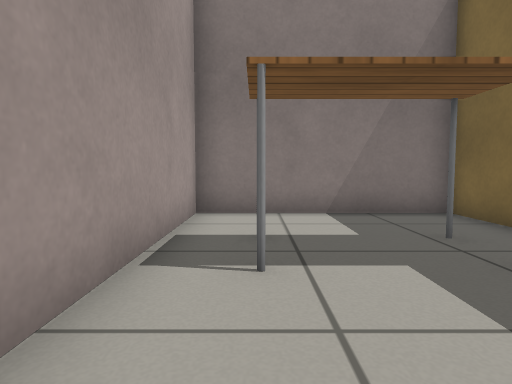
view 1 (above)

15 first-person views from a walk through a Gazebo world. The camera is 0.5 m above the floor, tilts 4° down and sees 75° across. The floor is counted in squares, 0.5 m on a side. Each view is taken from the middle of a square. On the plan, view 1 faces up. The plan holds only what a view shows up to about 12 squares ahead; the rest is blank. The robots in the file are not drawn. Gazebo's built-in surfaces are drawn with simple patterns.

view 2
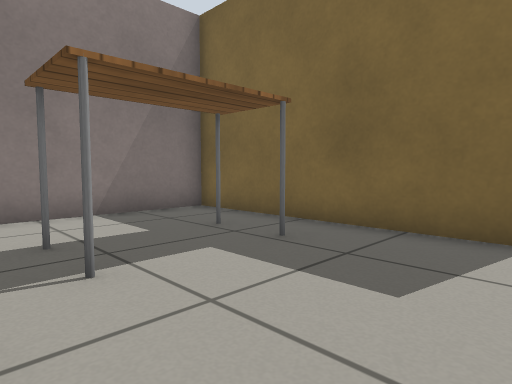

view 3
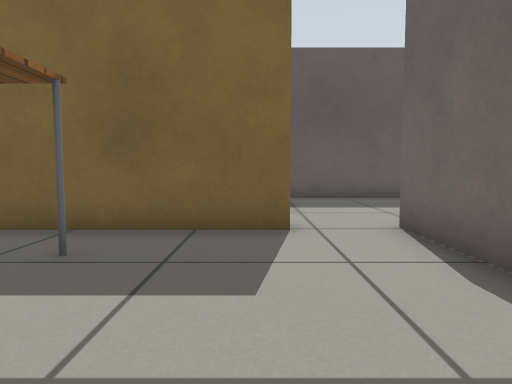

view 4
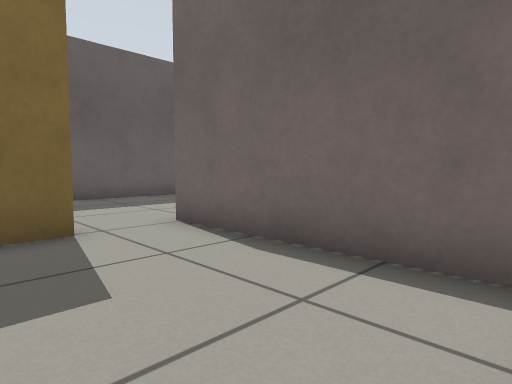

view 5
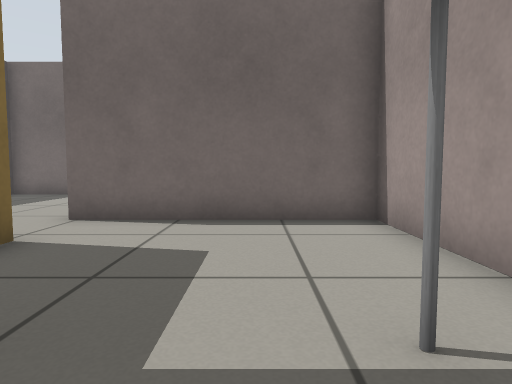

view 6
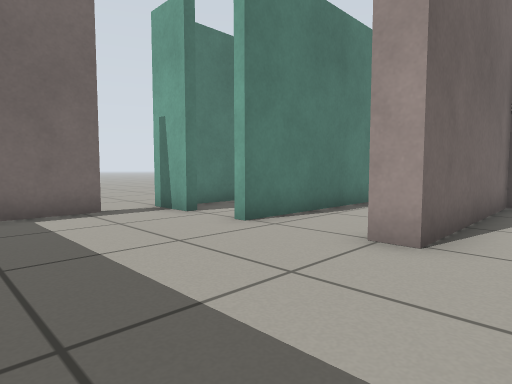

view 7
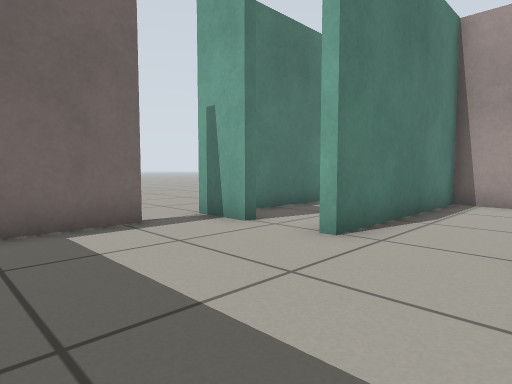

view 8
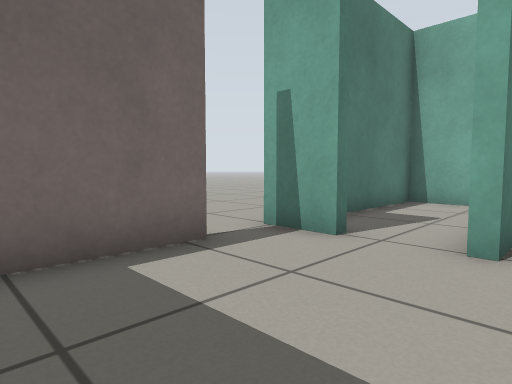

view 9
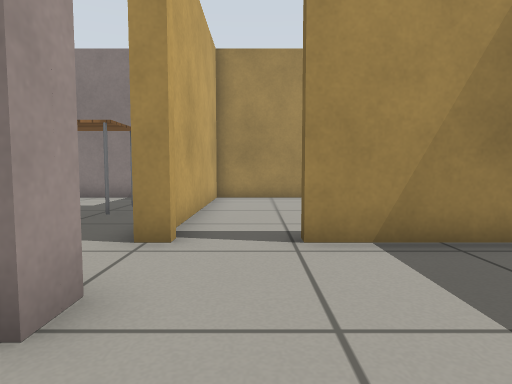

view 10
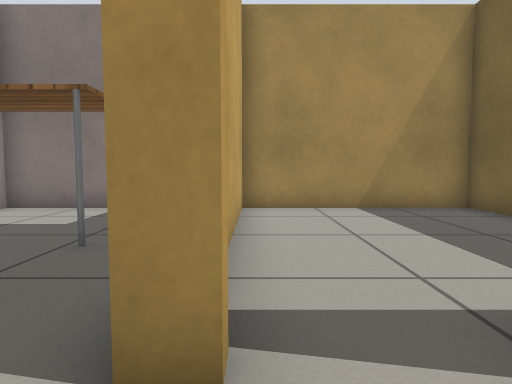

view 11
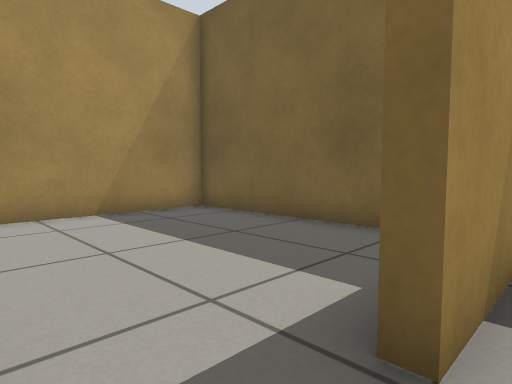

view 12
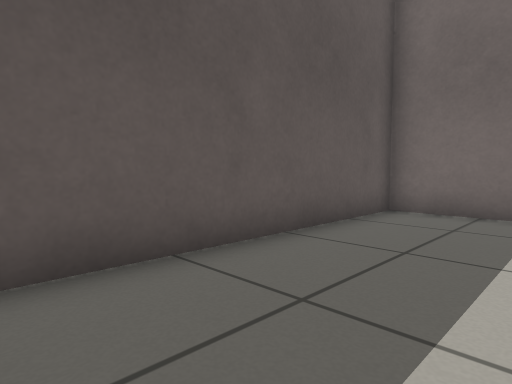

view 13
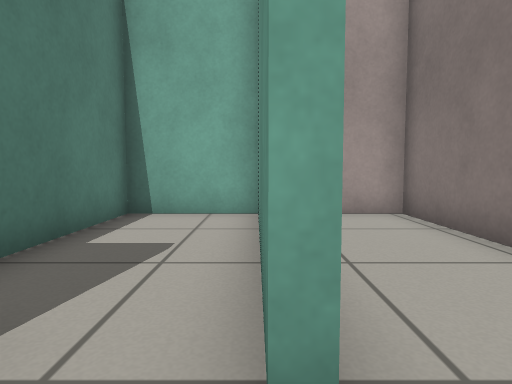

view 14
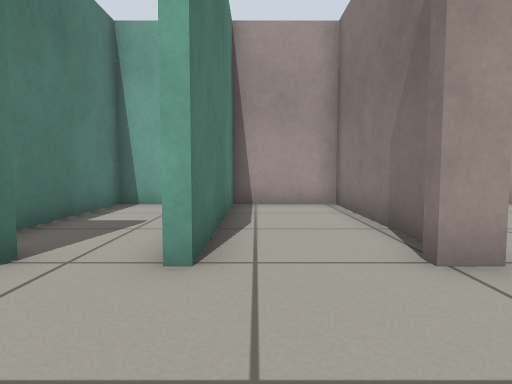

view 15
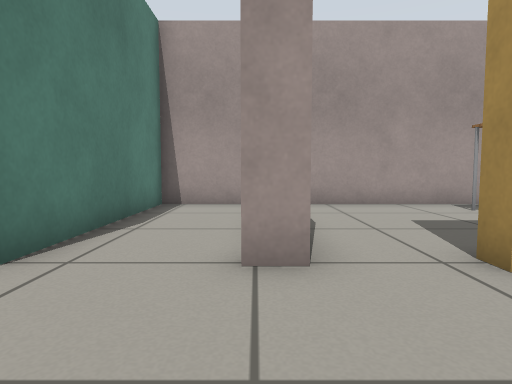

### Floor plan
Points are (right, up) in squares from view 1. A wall is a line through its corners. A room is listed if a view was taken in it or the views show most of it. See-through windows are left out.
Room 1 (views 1, 2, 3, 4, 5)
walls: (4.4, 0.4) (4.4, 7.4) (-1.3, 7.4) (-1.3, -1.5) (4.6, -1.5)
ways out: opening at (4, 0) to room 2
objects: table (0, 3) to (3, 4)
Room 2 (views 6, 7, 8, 9, 10, 11, 12, 13, 14, 15)
walls: (4.6, -1.5) (4.6, -2.1) (4.3, -2.1); (3.6, -1.7) (-1.3, -1.7) (-1.3, -4.6) (4.8, -4.6); (4.3, -6.6) (4.6, -6.6) (4.6, -8.2); (6.1, -7.8) (10.3, -7.8) (10.3, -0.1); (4.9, 0.4) (4.4, 0.4); (9.5, 0.4) (6.6, 0.4)
ways out: opening at (4, 0) to room 1; opening at (5.5, 1) to room 3; opening at (5, -6) to room 4
Room 3 (no view inside)
walls: (10.3, 2.4) (10.3, 7.4) (4.6, 7.4) (4.6, 1.5)
ways out: opening at (5.5, 1) to room 2
Room 4 (no view inside)
walls: (-1.3, -4.9) (-1.3, -7.8) (3.6, -7.8); (4.8, -4.9) (0.6, -4.9)
ways out: opening at (5, -6) to room 2

Positions as (right, up) in squares from view 1, and headings:
1: (0, 0), facing up
2: (-1, 0), facing up-right
3: (-1, 1), facing right
4: (-1, 2), facing down-right
5: (1, 5), facing down
6: (9, 0), facing down-left
7: (9, -2), facing down-left
8: (9, -4), facing down-left
9: (6, -4), facing up
10: (5, -1), facing up
11: (5, 0), facing up-right
12: (7, 0), facing down-right
13: (6, -5), facing left
14: (8, -4), facing left
15: (8, -2), facing left
